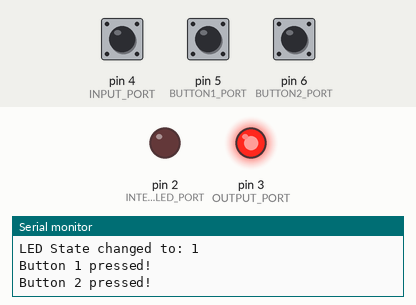
A sketch run on a simulated Arduino Uno, built with avr-gcc and run on an emulated ATmega328P. Parts: output pins drawn as LEDs (lit = HIGH), the last lines printed to the serial monitor. Inputs (shaded band) come from the test bench; at power-on: pin 5 (BUTTON1_PORT) HIGH, pin 4 (INPUT_PORT) HIGH, pin 6 (BUTTON2_PORT) HIGH.

Above: at 1.2 s.
1.3 s: pin 5 (BUTTON1_PORT) pulled LOW for 0.15 s
3.0 s: pin 4 (INPUT_PORT) pulsed LOW 2 times (0.12 s each, 0.3 s apart)
At 3.3 s:
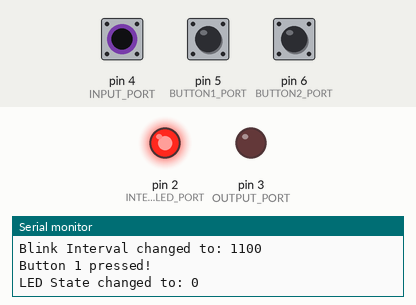
Timing chart, 0 to 6.0 s (numbered marks = the images above; inputs shaded):
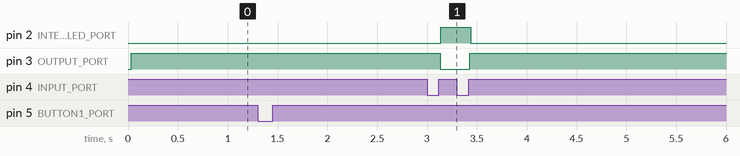

The sketch:

lab2_2.ino
```cpp
#include <Arduino.h>
#include "task1.h"
#include "task2.h"
#include "task3.h"
#include "task_idle.h"
#include <Arduino_FreeRTOS.h>

// TODO: Change RECs for smoother interaction

#define REC1 2
#define REC2 1
#define REC3 4
#define REC_IDLE 1

#define OFFSET1 2
#define OFFSET2 2
#define OFFSET3 4
#define OFFSET_IDLE 1

int recCounter1 = OFFSET1;
int recCounter2 = OFFSET2;
int recCounter3 = OFFSET3;
int recCounterIdle = OFFSET_IDLE;

void setup() {
  task1_setup(recCounter1, REC1);
  task2_setup(recCounter2, REC2);
  task3_setup(recCounter3, REC3);
  task_idle_setup(recCounterIdle, REC_IDLE);

  xTaskCreate(
    task1_loop
    ,  "ToggleLED" // Name
    ,  128  // Stack size
    ,  NULL
    ,  2  // Priority, (0 - 3)
    ,  NULL );

    xTaskCreate(
    task2_loop
    ,  "BlinkLED"
    ,  128
    ,  NULL
    ,  1
    ,  NULL );

    xTaskCreate(
    task3_loop
    ,  "ButtonBlink"
    ,  128
    ,  NULL
    ,  2
    ,  NULL );

    xTaskCreate(
    task_idle_loop
    ,  "Idle"
    ,  128
    ,  NULL
    ,  0
    ,  NULL );

}

void loop() {

}
```

task1.h
```cpp
#ifndef task1_h
#define task1_h

#define OUTPUT_PORT 3
#define INPUT_PORT 4
#define DELAY_TIME 0

int buttonState = 0;
extern int ledState = LOW;

void task1_setup(int offset, int rec);
void task1_loop(void *pvParameters);

#endif
```

task1.ino
```cpp
#include "task1.h"
#include <Arduino.h>

bool previousButtonState = LOW;
int task1Offset;
int task1Rec;

void task1_setup(int offset, int rec) {
    task1Offset = offset;
    task1Rec = rec;
    pinMode(OUTPUT_PORT, OUTPUT);
    pinMode(INPUT_PORT, INPUT);
}

void task1_loop(void *pvParameters) {
  (void) pvParameters;

  vTaskDelay(task1Offset);
  for (;;) {
    buttonState = digitalRead(INPUT_PORT);

    // If the button is pressed and was not pressed previously
    if (buttonState == HIGH && previousButtonState == LOW) {
        ledState = !ledState;
        delay(DELAY_TIME);
    }

    digitalWrite(OUTPUT_PORT, ledState);
    previousButtonState = buttonState;
    vTaskDelay(task1Rec);
  }
}
```

task2.h
```cpp
#ifndef task2_h
#define task2_h

#define INTERMITTENT_LED_PORT 2

int previousMillis = 0;
extern int blinkInterval = 1000;

void task2_setup(int offset, int rec);
void task2_loop(void *pvParameters);

#endif
```

task2.ino
```cpp
#include "task2.h"
#include <Arduino.h>

int task2Offset;
int task2Rec;

void task2_setup(int offset, int rec) {
    task2Offset = offset;
    task2Rec = rec;
    pinMode(INTERMITTENT_LED_PORT, OUTPUT);
}

void task2_loop(void *pvParameters) {
  (void) pvParameters;

  vTaskDelay(task2Offset);
  for (;;) {
    int currentMillis = millis();

    if (!ledState) {
        if (currentMillis - previousMillis >= blinkInterval) {
            // Save the last time the LED was blinked
            previousMillis = currentMillis;

            digitalWrite(INTERMITTENT_LED_PORT, !digitalRead(INTERMITTENT_LED_PORT));
        }
    } else {
        digitalWrite(INTERMITTENT_LED_PORT, LOW);
    }
    vTaskDelay(task2Rec);
  }
}
```

task3.h
```cpp
#ifndef task3_h
#define task3_h

#define BUTTON1_PORT 5
#define BUTTON2_PORT 6
#define DELAY_TIME 0

int previousButton1State = LOW;
int previousButton2State = LOW;
int button1State = LOW;
int button2State = LOW;
int maxBlinkInterval = 5000;
int minBlinkInterval = 200;
int blinkIntervalStep = 100;

void task3_setup(int offset, int rec);
void task3_loop(void *pvParameters);
void incrementBlinkValue();
void decrementBlinkValue();

#endif
```

task3.ino
```cpp
#include "task3.h"
#include <Arduino.h>

int task3Offset;
int task3Rec;

void task3_setup(int offset, int rec) {
    task3Offset = offset;
    task3Rec = rec;
    pinMode(BUTTON1_PORT, INPUT);
    pinMode(BUTTON2_PORT, INPUT);
}

void task3_loop(void *pvParameters) {
  (void) pvParameters;

  vTaskDelay(task3Offset);
  for (;;) {
        button1State = digitalRead(BUTTON1_PORT);
        button2State = digitalRead(BUTTON2_PORT);

        if (button1State == HIGH && previousButton1State == LOW) {
            incrementBlinkValue();
            delay(DELAY_TIME);
        }

        previousButton1State = button1State;

        if (button2State == HIGH && previousButton2State == LOW) {
            decrementBlinkValue();
            delay(DELAY_TIME);
        }

        previousButton2State = button2State;
        vTaskDelay(task3Rec);
  }
}

void incrementBlinkValue() {
    if (blinkInterval < maxBlinkInterval) {
      blinkInterval += blinkIntervalStep;
    }
}

void decrementBlinkValue() {
    if (blinkInterval > minBlinkInterval) {
      blinkInterval -= blinkIntervalStep;
    }
}
```

task_idle.h
```cpp
#ifndef task_idle_h
#define task_idle_h

#define BAUD_RATE 9600

int previousBlinkInterval = blinkInterval;
int previousLedState = ledState;
int previousButton1StateIdle = button1State;
int previousButton2StateIdle = button2State;

void task_idle_setup(int offset, int rec);
void task_idle_loop(void *pvParameters);

#endif
```

task_idle.ino
```cpp
#include "task_idle.h"
#include <Arduino.h>

int taskIdleOffset;
int taskIdleRec;

void task_idle_setup(int offset, int rec) {
    taskIdleOffset = offset;
    taskIdleRec = rec;
    Serial.begin(BAUD_RATE);
}

void task_idle_loop(void *pvParameters) {
  (void) pvParameters;

  vTaskDelay(taskIdleOffset);
  for (;;) {
    if (previousLedState != ledState) {
        Serial.print("LED State changed to: ");
        Serial.println(ledState);
        previousLedState = ledState;
    }

    if (previousBlinkInterval != blinkInterval) {
        Serial.print("Blink Interval changed to: ");
        Serial.println(blinkInterval);
        previousBlinkInterval = blinkInterval;
    }

    if (previousButton1StateIdle != button1State) {
        if (button1State == HIGH) {
            Serial.println("Button 1 pressed!");
        }
        previousButton1StateIdle = button1State;
    }

    if (previousButton2StateIdle != button2State) {
        if (button2State == HIGH) {
            Serial.println("Button 2 pressed!");
        }
        previousButton2StateIdle = button2State;
    }
    vTaskDelay(taskIdleRec);
  }
}
```

Measured:
- after the input at 3.0 s, pin 2 (INTERMITTENT_LED_PORT): LOW → HIGH after 0.14 s, → LOW 0.30 s later; pin 3 (OUTPUT_PORT): HIGH → LOW after 0.13 s, → HIGH 0.30 s later
